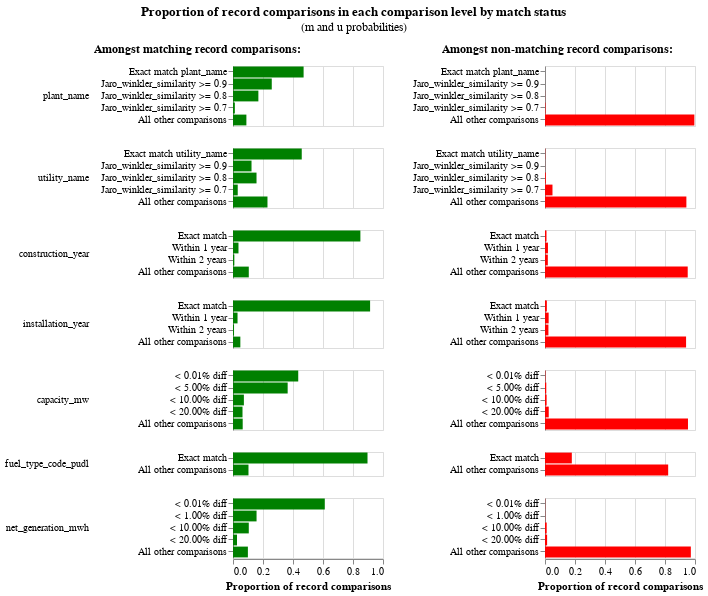

Notebook code for this chart:
### Code cell
linker.m_u_parameters_chart()

### Figure 1 — Vega-Lite specification as saved in the notebook (floating-point values rounded to 4 significant figures)
{"config": {"view": {"continuousWidth": 300, "continuousHeight": 300, "discreteHeight": 300, "discreteWidth": 400}, "header": {"title": null}, "title": {"anchor": "middle", "offset": 10}}, "hconcat": [{"mark": "bar", "encoding": {"color": {"value": "green"}, "row": {"field": "comparison_name", "header": {"labelAlign": "left", "labelAnchor": "middle", "labelAngle": 0}, "sort": {"field": "comparison_sort_order"}, "type": "nominal"}, "tooltip": [{"field": "m_probability_description", "title": "m probability description", "type": "nominal"}, {"field": "comparison_name", "title": "Comparison column name", "type": "nominal"}, {"field": "label_for_charts", "title": "Label", "type": "ordinal"}, {"field": "sql_condition", "title": "SQL condition", "type": "nominal"}, {"field": "m_probability", "format": ".4p", "title": "m probability", "type": "quantitative"}, {"field": "u_probability", "format": ".4p", "title": "u probability", "type": "quantitative"}, {"field": "bayes_factor", "format": ",.4f", "title": "Bayes factor = m/u", "type": "quantitative"}, {"field": "log2_bayes_factor", "format": ",.4f", "title": "Match weight = log2(m/u)", "type": "quantitative"}], "x": {"axis": {"title": "Proportion of record comparisons"}, "field": "m_probability", "type": "quantitative"}, "y": {"axis": {"title": null}, "field": "label_for_charts", "sort": {"field": "comparison_vector_value", "order": "descending"}, "type": "nominal"}}, "height": {"step": 12}, "resolve": {"scale": {"y": "independent"}}, "title": {"text": "Amongst matching record comparisons:", "fontSize": 12, "fontWeight": "bold"}, "transform": [{"filter": "(datum.bayes_factor != 'no-op filter due to vega lite issue 4680')"}], "width": 150}, {"mark": "bar", "encoding": {"color": {"value": "red"}, "row": {"field": "comparison_name", "header": {"labels": false}, "sort": {"field": "comparison_sort_order"}, "type": "nominal"}, "tooltip": [{"field": "u_probability_description", "title": "u probability description", "type": "nominal"}, {"field": "comparison_name", "title": "Comparison column name", "type": "nominal"}, {"field": "label_for_charts", "title": "Label", "type": "ordinal"}, {"field": "sql_condition", "title": "SQL condition", "type": "nominal"}, {"field": "m_probability", "format": ".4p", "title": "m probability", "type": "quantitative"}, {"field": "u_probability", "format": ".4p", "title": "u probability", "type": "quantitative"}, {"field": "bayes_factor", "format": ",.4f", "title": "Bayes factor = m/u", "type": "quantitative"}, {"field": "log2_bayes_factor", "format": ",.4f", "title": "Match weight = log2(m/u)", "type": "quantitative"}], "x": {"axis": {"title": "Proportion of record comparisons"}, "field": "u_probability", "type": "quantitative"}, "y": {"axis": {"title": null}, "field": "label_for_charts", "sort": {"field": "comparison_vector_value", "order": "descending"}, "type": "nominal"}}, "height": {"step": 12}, "resolve": {"scale": {"y": "independent"}}, "title": {"text": "Amongst non-matching record comparisons:", "fontSize": 12, "fontWeight": "bold"}, "transform": [{"filter": "(datum.bayes_factor != 'no-op filter2 due to vega lite issue 4680')"}], "width": 150}], "data": {"name": "data-1abca35d9b6db11a681ac2358dc1ac0c"}, "title": {"text": "Proportion of record comparisons in each comparison level by match status", "subtitle": "(m and u probabilities)"}, "$schema": "https://vega.github.io/schema/vega-lite/v5.9.3.json", "datasets": {"data-1abca35d9b6db11a681ac2358dc1ac0c": [{"comparison_name": "plant_name", "sql_condition": "\"plant_name_l\" = \"plant_name_r\"", "label_for_charts": "Exact match plant_name", "m_probability": 0.4707, "u_probability": 0.0001027, "m_probability_description": "Amongst matching record comparisons, 47.07% of records are in the exact match plant_name comparison level", "u_probability_description": "Amongst non-matching record comparisons, 0.01% of records are in the exact match plant_name comparison level", "has_tf_adjustments": false, "tf_adjustment_column": null, "tf_adjustment_weight": 1.0, "is_null_level": false, "bayes_factor": 4582.0, "log2_bayes_factor": 12.16, "comparison_vector_value": 4, "max_comparison_vector_value": 4, "bayes_factor_description": "If comparison level is `exact match plant_name` then comparison is 4,581.80 times more likely to be a match", "probability_two_random_records_match": 1.131e-06, "comparison_sort_order": 0}, {"comparison_name": "plant_name", "sql_condition": "jaro_winkler_similarity(\"plant_name_l\", \"plant_name_r\") >= 0.9", "label_for_charts": "Jaro_winkler_similarity >= 0.9", "m_probability": 0.2584, "u_probability": 0.0001273, "m_probability_description": "Amongst matching record comparisons, 25.84% of records are in the jaro_winkler_similarity >= 0.9 comparison level", "u_probability_description": "Amongst non-matching record comparisons, 0.01% of records are in the jaro_winkler_similarity >= 0.9 comparison level", "has_tf_adjustments": false, "tf_adjustment_column": null, "tf_adjustment_weight": 1.0, "is_null_level": false, "bayes_factor": 2029.0, "log2_bayes_factor": 10.99, "comparison_vector_value": 3, "max_comparison_vector_value": 4, "bayes_factor_description": "If comparison level is `jaro_winkler_similarity >= 0.9` then comparison is 2,029.42 times more likely to be a match", "probability_two_random_records_match": 1.131e-06, "comparison_sort_order": 0}, {"comparison_name": "plant_name", "sql_condition": "jaro_winkler_similarity(\"plant_name_l\", \"plant_name_r\") >= 0.8", "label_for_charts": "Jaro_winkler_similarity >= 0.8", "m_probability": 0.1692, "u_probability": 0.0007771, "m_probability_description": "Amongst matching record comparisons, 16.92% of records are in the jaro_winkler_similarity >= 0.8 comparison level", "u_probability_description": "Amongst non-matching record comparisons, 0.08% of records are in the jaro_winkler_similarity >= 0.8 comparison level", "has_tf_adjustments": false, "tf_adjustment_column": null, "tf_adjustment_weight": 1.0, "is_null_level": false, "bayes_factor": 217.7, "log2_bayes_factor": 7.766, "comparison_vector_value": 2, "max_comparison_vector_value": 4, "bayes_factor_description": "If comparison level is `jaro_winkler_similarity >= 0.8` then comparison is 217.68 times more likely to be a match", "probability_two_random_records_match": 1.131e-06, "comparison_sort_order": 0}, {"comparison_name": "plant_name", "sql_condition": "jaro_winkler_similarity(\"plant_name_l\", \"plant_name_r\") >= 0.7", "label_for_charts": "Jaro_winkler_similarity >= 0.7", "m_probability": 0.0124, "u_probability": 0.003276, "m_probability_description": "Amongst matching record comparisons, 1.24% of records are in the jaro_winkler_similarity >= 0.7 comparison level", "u_probability_description": "Amongst non-matching record comparisons, 0.33% of records are in the jaro_winkler_similarity >= 0.7 comparison level", "has_tf_adjustments": false, "tf_adjustment_column": null, "tf_adjustment_weight": 1.0, "is_null_level": false, "bayes_factor": 3.785, "log2_bayes_factor": 1.92, "comparison_vector_value": 1, "max_comparison_vector_value": 4, "bayes_factor_description": "If comparison level is `jaro_winkler_similarity >= 0.7` then comparison is 3.79 times more likely to be a match", "probability_two_random_records_match": 1.131e-06, "comparison_sort_order": 0}, {"comparison_name": "plant_name", "sql_condition": "ELSE", "label_for_charts": "All other comparisons", "m_probability": 0.08927, "u_probability": 0.9957, "m_probability_description": "Amongst matching record comparisons, 8.93% of records are in the all other comparisons comparison level", "u_probability_description": "Amongst non-matching record comparisons, 99.57% of records are in the all other comparisons comparison level", "has_tf_adjustments": false, "tf_adjustment_column": null, "tf_adjustment_weight": 1.0, "is_null_level": false, "bayes_factor": 0.08966, "log2_bayes_factor": -3.479, "comparison_vector_value": 0, "max_comparison_vector_value": 4, "bayes_factor_description": "If comparison level is `all other comparisons` then comparison is  11.15 times less likely to be a match", "probability_two_random_records_match": 1.131e-06, "comparison_sort_order": 0}, {"comparison_name": "utility_name", "sql_condition": "\"utility_name_l\" = \"utility_name_r\"", "label_for_charts": "Exact match utility_name", "m_probability": 0.4583, "u_probability": 0.00166, "m_probability_description": "Amongst matching record comparisons, 45.83% of records are in the exact match utility_name comparison level", "u_probability_description": "Amongst non-matching record comparisons, 0.17% of records are in the exact match utility_name comparison level", "has_tf_adjustments": true, "tf_adjustment_column": "utility_name", "tf_adjustment_weight": 1.0, "is_null_level": false, "bayes_factor": 276.0, "log2_bayes_factor": 8.109, "comparison_vector_value": 4, "max_comparison_vector_value": 4, "bayes_factor_description": "If comparison level is `exact match utility_name` then comparison is 276.02 times more likely to be a match", "probability_two_random_records_match": 1.131e-06, "comparison_sort_order": 1}, {"comparison_name": "utility_name", "sql_condition": "jaro_winkler_similarity(\"utility_name_l\", \"utility_name_r\") >= 0.9", "label_for_charts": "Jaro_winkler_similarity >= 0.9", "m_probability": 0.1235, "u_probability": 0.0006172, "m_probability_description": "Amongst matching record comparisons, 12.35% of records are in the jaro_winkler_similarity >= 0.9 comparison level", "u_probability_description": "Amongst non-matching record comparisons, 0.06% of records are in the jaro_winkler_similarity >= 0.9 comparison level", "has_tf_adjustments": false, "tf_adjustment_column": null, "tf_adjustment_weight": 1.0, "is_null_level": false, "bayes_factor": 200.0, "log2_bayes_factor": 7.644, "comparison_vector_value": 3, "max_comparison_vector_value": 4, "bayes_factor_description": "If comparison level is `jaro_winkler_similarity >= 0.9` then comparison is 200.05 times more likely to be a match", "probability_two_random_records_match": 1.131e-06, "comparison_sort_order": 1}, {"comparison_name": "utility_name", "sql_condition": "jaro_winkler_similarity(\"utility_name_l\", \"utility_name_r\") >= 0.8", "label_for_charts": "Jaro_winkler_similarity >= 0.8", "m_probability": 0.1568, "u_probability": 0.005322, "m_probability_description": "Amongst matching record comparisons, 15.68% of records are in the jaro_winkler_similarity >= 0.8 comparison level", "u_probability_description": "Amongst non-matching record comparisons, 0.53% of records are in the jaro_winkler_similarity >= 0.8 comparison level", "has_tf_adjustments": false, "tf_adjustment_column": null, "tf_adjustment_weight": 1.0, "is_null_level": false, "bayes_factor": 29.46, "log2_bayes_factor": 4.881, "comparison_vector_value": 2, "max_comparison_vector_value": 4, "bayes_factor_description": "If comparison level is `jaro_winkler_similarity >= 0.8` then comparison is 29.46 times more likely to be a match", "probability_two_random_records_match": 1.131e-06, "comparison_sort_order": 1}, {"comparison_name": "utility_name", "sql_condition": "jaro_winkler_similarity(\"utility_name_l\", \"utility_name_r\") >= 0.7", "label_for_charts": "Jaro_winkler_similarity >= 0.7", "m_probability": 0.03156, "u_probability": 0.04986, "m_probability_description": "Amongst matching record comparisons, 3.16% of records are in the jaro_winkler_similarity >= 0.7 comparison level", "u_probability_description": "Amongst non-matching record comparisons, 4.99% of records are in the jaro_winkler_similarity >= 0.7 comparison level", "has_tf_adjustments": false, "tf_adjustment_column": null, "tf_adjustment_weight": 1.0, "is_null_level": false, "bayes_factor": 0.633, "log2_bayes_factor": -0.6597, "comparison_vector_value": 1, "max_comparison_vector_value": 4, "bayes_factor_description": "If comparison level is `jaro_winkler_similarity >= 0.7` then comparison is  1.58 times less likely to be a match", "probability_two_random_records_match": 1.131e-06, "comparison_sort_order": 1}, {"comparison_name": "utility_name", "sql_condition": "ELSE", "label_for_charts": "All other comparisons", "m_probability": 0.2299, "u_probability": 0.9425, "m_probability_description": "Amongst matching record comparisons, 22.99% of records are in the all other comparisons comparison level", "u_probability_description": "Amongst non-matching record comparisons, 94.25% of records are in the all other comparisons comparison level", "has_tf_adjustments": false, "tf_adjustment_column": null, "tf_adjustment_weight": 1.0, "is_null_level": false, "bayes_factor": 0.2439, "log2_bayes_factor": -2.036, "comparison_vector_value": 0, "max_comparison_vector_value": 4, "bayes_factor_description": "If comparison level is `all other comparisons` then comparison is  4.10 times less likely to be a match", "probability_two_random_records_match": 1.131e-06, "comparison_sort_order": 1}, {"comparison_name": "construction_year", "sql_condition": "\"construction_year_l\" = \"construction_year_r\"", "label_for_charts": "Exact match", "m_probability": 0.8493, "u_probability": 0.009962, "m_probability_description": "Amongst matching record comparisons, 84.93% of records are in the exact match comparison level", "u_probability_description": "Amongst non-matching record comparisons, 1.00% of records are in the exact match comparison level", "has_tf_adjustments": false, "tf_adjustment_column": null, "tf_adjustment_weight": 1.0, "is_null_level": false, "bayes_factor": 85.25, "log2_bayes_factor": 6.414, "comparison_vector_value": 3, "max_comparison_vector_value": 3, "bayes_factor_description": "If comparison level is `exact match` then comparison is 85.25 times more likely to be a match", "probability_two_random_records_match": 1.131e-06, "comparison_sort_order": 2}, {"comparison_name": "construction_year", "sql_condition": "\n            abs(date_diff('year', \"construction_year_l\",\n              \"construction_year_r\")) <= 1\n        ", "label_for_charts": "Within 1 year", "m_probability": 0.03654, "u_probability": 0.01971, "m_probability_description": "Amongst matching record comparisons, 3.65% of records are in the within 1 year comparison level", "u_probability_description": "Amongst non-matching record comparisons, 1.97% of records are in the within 1 year comparison level", "has_tf_adjustments": false, "tf_adjustment_column": null, "tf_adjustment_weight": 1.0, "is_null_level": false, "bayes_factor": 1.854, "log2_bayes_factor": 0.8904, "comparison_vector_value": 2, "max_comparison_vector_value": 3, "bayes_factor_description": "If comparison level is `within 1 year` then comparison is 1.85 times more likely to be a match", "probability_two_random_records_match": 1.131e-06, "comparison_sort_order": 2}, {"comparison_name": "construction_year", "sql_condition": "\n            abs(date_diff('year', \"construction_year_l\",\n              \"construction_year_r\")) <= 2\n        ", "label_for_charts": "Within 2 years", "m_probability": 0.008913, "u_probability": 0.01888, "m_probability_description": "Amongst matching record comparisons, 0.89% of records are in the within 2 years comparison level", "u_probability_description": "Amongst non-matching record comparisons, 1.89% of records are in the within 2 years comparison level", "has_tf_adjustments": false, "tf_adjustment_column": null, "tf_adjustment_weight": 1.0, "is_null_level": false, "bayes_factor": 0.472, "log2_bayes_factor": -1.083, "comparison_vector_value": 1, "max_comparison_vector_value": 3, "bayes_factor_description": "If comparison level is `within 2 years` then comparison is  2.12 times less likely to be a match", "probability_two_random_records_match": 1.131e-06, "comparison_sort_order": 2}, {"comparison_name": "construction_year", "sql_condition": "ELSE", "label_for_charts": "All other comparisons", "m_probability": 0.1053, "u_probability": 0.9514, "m_probability_description": "Amongst matching record comparisons, 10.53% of records are in the all other comparisons comparison level", "u_probability_description": "Amongst non-matching record comparisons, 95.14% of records are in the all other comparisons comparison level", "has_tf_adjustments": false, "tf_adjustment_column": null, "tf_adjustment_weight": 1.0, "is_null_level": false, "bayes_factor": 0.1107, "log2_bayes_factor": -3.176, "comparison_vector_value": 0, "max_comparison_vector_value": 3, "bayes_factor_description": "If comparison level is `all other comparisons` then comparison is  9.04 times less likely to be a match", "probability_two_random_records_match": 1.131e-06, "comparison_sort_order": 2}, {"comparison_name": "installation_year", "sql_condition": "\"installation_year_l\" = \"installation_year_r\"", "label_for_charts": "Exact match", "m_probability": 0.914, "u_probability": 0.01234, "m_probability_description": "Amongst matching record comparisons, 91.40% of records are in the exact match comparison level", "u_probability_description": "Amongst non-matching record comparisons, 1.23% of records are in the exact match comparison level", "has_tf_adjustments": false, "tf_adjustment_column": null, "tf_adjustment_weight": 1.0, "is_null_level": false, "bayes_factor": 74.05, "log2_bayes_factor": 6.21, "comparison_vector_value": 3, "max_comparison_vector_value": 3, "bayes_factor_description": "If comparison level is `exact match` then comparison is 74.05 times more likely to be a match", "probability_two_random_records_match": 1.131e-06, "comparison_sort_order": 3}, {"comparison_name": "installation_year", "sql_condition": "\n            abs(date_diff('year', \"installation_year_l\",\n              \"installation_year_r\")) <= 1\n        ", "label_for_charts": "Within 1 year", "m_probability": 0.03023, "u_probability": 0.02433, "m_probability_description": "Amongst matching record comparisons, 3.02% of records are in the within 1 year comparison level", "u_probability_description": "Amongst non-matching record comparisons, 2.43% of records are in the within 1 year comparison level", "has_tf_adjustments": false, "tf_adjustment_column": null, "tf_adjustment_weight": 1.0, "is_null_level": false, "bayes_factor": 1.242, "log2_bayes_factor": 0.3129, "comparison_vector_value": 2, "max_comparison_vector_value": 3, "bayes_factor_description": "If comparison level is `within 1 year` then comparison is 1.24 times more likely to be a match", "probability_two_random_records_match": 1.131e-06, "comparison_sort_order": 3}, {"comparison_name": "installation_year", "sql_condition": "\n            abs(date_diff('year', \"installation_year_l\",\n              \"installation_year_r\")) <= 2\n        ", "label_for_charts": "Within 2 years", "m_probability": 0.006847, "u_probability": 0.02279, "m_probability_description": "Amongst matching record comparisons, 0.68% of records are in the within 2 years comparison level", "u_probability_description": "Amongst non-matching record comparisons, 2.28% of records are in the within 2 years comparison level", "has_tf_adjustments": false, "tf_adjustment_column": null, "tf_adjustment_weight": 1.0, "is_null_level": false, "bayes_factor": 0.3004, "log2_bayes_factor": -1.735, "comparison_vector_value": 1, "max_comparison_vector_value": 3, "bayes_factor_description": "If comparison level is `within 2 years` then comparison is  3.33 times less likely to be a match", "probability_two_random_records_match": 1.131e-06, "comparison_sort_order": 3}, {"comparison_name": "installation_year", "sql_condition": "ELSE", "label_for_charts": "All other comparisons", "m_probability": 0.04896, "u_probability": 0.9405, "m_probability_description": "Amongst matching record comparisons, 4.90% of records are in the all other comparisons comparison level", "u_probability_description": "Amongst non-matching record comparisons, 94.05% of records are in the all other comparisons comparison level", "has_tf_adjustments": false, "tf_adjustment_column": null, "tf_adjustment_weight": 1.0, "is_null_level": false, "bayes_factor": 0.05206, "log2_bayes_factor": -4.264, "comparison_vector_value": 0, "max_comparison_vector_value": 3, "bayes_factor_description": "If comparison level is `all other comparisons` then comparison is  19.21 times less likely to be a match", "probability_two_random_records_match": 1.131e-06, "comparison_sort_order": 3}, {"comparison_name": "capacity_mw", "sql_condition": "(abs(\"capacity_mw_l\" - \"capacity_mw_r\")/\n            (case\n                when \"capacity_mw_r\" > \"capacity_mw_l\"\n                then \"capacity_mw_r\"\n                else \"capacity_mw_l\"\n            end))\n            < 0.0001", "label_for_charts": "< 0.01% diff", "m_probability": 0.4349, "u_probability": 0.002503, "m_probability_description": "Amongst matching record comparisons, 43.49% of records are in the < 0.01% diff comparison level", "u_probability_description": "Amongst non-matching record comparisons, 0.25% of records are in the < 0.01% diff comparison level", "has_tf_adjustments": false, "tf_adjustment_column": null, "tf_adjustment_weight": 1.0, "is_null_level": false, "bayes_factor": 173.8, "log2_bayes_factor": 7.441, "comparison_vector_value": 4, "max_comparison_vector_value": 4, "bayes_factor_description": "If comparison level is `< 0.01% diff` then comparison is 173.78 times more likely to be a match", "probability_two_random_records_match": 1.131e-06, "comparison_sort_order": 4}, {"comparison_name": "capacity_mw", "sql_condition": "(abs(\"capacity_mw_l\" - \"capacity_mw_r\")/\n            (case\n                when \"capacity_mw_r\" > \"capacity_mw_l\"\n                then \"capacity_mw_r\"\n                else \"capacity_mw_l\"\n            end))\n            < 0.05", "label_for_charts": "< 5.00% diff", "m_probability": 0.3644, "u_probability": 0.008565, "m_probability_description": "Amongst matching record comparisons, 36.44% of records are in the < 5.00% diff comparison level", "u_probability_description": "Amongst non-matching record comparisons, 0.86% of records are in the < 5.00% diff comparison level", "has_tf_adjustments": false, "tf_adjustment_column": null, "tf_adjustment_weight": 1.0, "is_null_level": false, "bayes_factor": 42.55, "log2_bayes_factor": 5.411, "comparison_vector_value": 3, "max_comparison_vector_value": 4, "bayes_factor_description": "If comparison level is `< 5.00% diff` then comparison is 42.55 times more likely to be a match", "probability_two_random_records_match": 1.131e-06, "comparison_sort_order": 4}, {"comparison_name": "capacity_mw", "sql_condition": "(abs(\"capacity_mw_l\" - \"capacity_mw_r\")/\n            (case\n                when \"capacity_mw_r\" > \"capacity_mw_l\"\n                then \"capacity_mw_r\"\n                else \"capacity_mw_l\"\n            end))\n            < 0.1", "label_for_charts": "< 10.00% diff", "m_probability": 0.07256, "u_probability": 0.01075, "m_probability_description": "Amongst matching record comparisons, 7.26% of records are in the < 10.00% diff comparison level", "u_probability_description": "Amongst non-matching record comparisons, 1.07% of records are in the < 10.00% diff comparison level", "has_tf_adjustments": false, "tf_adjustment_column": null, "tf_adjustment_weight": 1.0, "is_null_level": false, "bayes_factor": 6.753, "log2_bayes_factor": 2.755, "comparison_vector_value": 2, "max_comparison_vector_value": 4, "bayes_factor_description": "If comparison level is `< 10.00% diff` then comparison is 6.75 times more likely to be a match", "probability_two_random_records_match": 1.131e-06, "comparison_sort_order": 4}, {"comparison_name": "capacity_mw", "sql_condition": "(abs(\"capacity_mw_l\" - \"capacity_mw_r\")/\n            (case\n                when \"capacity_mw_r\" > \"capacity_mw_l\"\n                then \"capacity_mw_r\"\n                else \"capacity_mw_l\"\n            end))\n            < 0.2", "label_for_charts": "< 20.00% diff", "m_probability": 0.0634, "u_probability": 0.02495, "m_probability_description": "Amongst matching record comparisons, 6.34% of records are in the < 20.00% diff comparison level", "u_probability_description": "Amongst non-matching record comparisons, 2.49% of records are in the < 20.00% diff comparison level", "has_tf_adjustments": false, "tf_adjustment_column": null, "tf_adjustment_weight": 1.0, "is_null_level": false, "bayes_factor": 2.541, "log2_bayes_factor": 1.346, "comparison_vector_value": 1, "max_comparison_vector_value": 4, "bayes_factor_description": "If comparison level is `< 20.00% diff` then comparison is 2.54 times more likely to be a match", "probability_two_random_records_match": 1.131e-06, "comparison_sort_order": 4}, {"comparison_name": "capacity_mw", "sql_condition": "ELSE", "label_for_charts": "All other comparisons", "m_probability": 0.06469, "u_probability": 0.9532, "m_probability_description": "Amongst matching record comparisons, 6.47% of records are in the all other comparisons comparison level", "u_probability_description": "Amongst non-matching record comparisons, 95.32% of records are in the all other comparisons comparison level", "has_tf_adjustments": false, "tf_adjustment_column": null, "tf_adjustment_weight": 1.0, "is_null_level": false, "bayes_factor": 0.06786, "log2_bayes_factor": -3.881, "comparison_vector_value": 0, "max_comparison_vector_value": 4, "bayes_factor_description": "If comparison level is `all other comparisons` then comparison is  14.74 times less likely to be a match", "probability_two_random_records_match": 1.131e-06, "comparison_sort_order": 4}, {"comparison_name": "fuel_type_code_pudl", "sql_condition": "\"fuel_type_code_pudl_l\" = \"fuel_type_code_pudl_r\"", "label_for_charts": "Exact match", "m_probability": 0.8968, "u_probability": 0.1788, "m_probability_description": "Amongst matching record comparisons, 89.68% of records are in the exact match comparison level", "u_probability_description": "Amongst non-matching record comparisons, 17.88% of records are in the exact match comparison level", "has_tf_adjustments": true, "tf_adjustment_column": "fuel_type_code_pudl", "tf_adjustment_weight": 1.0, "is_null_level": false, "bayes_factor": 5.015, "log2_bayes_factor": 2.326, "comparison_vector_value": 1, "max_comparison_vector_value": 1, "bayes_factor_description": "If comparison level is `exact match` then comparison is 5.02 times more likely to be a match", "probability_two_random_records_match": 1.131e-06, "comparison_sort_order": 5}, {"comparison_name": "fuel_type_code_pudl", "sql_condition": "ELSE", "label_for_charts": "All other comparisons", "m_probability": 0.1032, "u_probability": 0.8212, "m_probability_description": "Amongst matching record comparisons, 10.32% of records are in the all other comparisons comparison level", "u_probability_description": "Amongst non-matching record comparisons, 82.12% of records are in the all other comparisons comparison level", "has_tf_adjustments": false, "tf_adjustment_column": null, "tf_adjustment_weight": 1.0, "is_null_level": false, "bayes_factor": 0.1257, "log2_bayes_factor": -2.992, "comparison_vector_value": 0, "max_comparison_vector_value": 1, "bayes_factor_description": "If comparison level is `all other comparisons` then comparison is  7.95 times less likely to be a match", "probability_two_random_records_match": 1.131e-06, "comparison_sort_order": 5}, {"comparison_name": "net_generation_mwh", "sql_condition": "(abs(\"net_generation_mwh_l\" - \"net_generation_mwh_r\")/\n            (case\n                when \"net_generation_mwh_r\" > \"net_generation_mwh_l\"\n                then \"net_generation_mwh_r\"\n                else \"net_generation_mwh_l\"\n            end))\n            < 0.0001", "label_for_charts": "< 0.01% diff", "m_probability": 0.6119, "u_probability": 0.001166, "m_probability_description": "Amongst matching record comparisons, 61.19% of records are in the < 0.01% diff comparison level", "u_probability_description": "Amongst non-matching record comparisons, 0.12% of records are in the < 0.01% diff comparison level", "has_tf_adjustments": false, "tf_adjustment_column": null, "tf_adjustment_weight": 1.0, "is_null_level": false, "bayes_factor": 525.0, "log2_bayes_factor": 9.036, "comparison_vector_value": 4, "max_comparison_vector_value": 4, "bayes_factor_description": "If comparison level is `< 0.01% diff` then comparison is 525.00 times more likely to be a match", "probability_two_random_records_match": 1.131e-06, "comparison_sort_order": 6}, {"comparison_name": "net_generation_mwh", "sql_condition": "(abs(\"net_generation_mwh_l\" - \"net_generation_mwh_r\")/\n            (case\n                when \"net_generation_mwh_r\" > \"net_generation_mwh_l\"\n                then \"net_generation_mwh_r\"\n                else \"net_generation_mwh_l\"\n            end))\n            < 0.01", "label_for_charts": "< 1.00% diff", "m_probability": 0.157, "u_probability": 0.001198, "m_probability_description": "Amongst matching record comparisons, 15.70% of records are in the < 1.00% diff comparison level", "u_probability_description": "Amongst non-matching record comparisons, 0.12% of records are in the < 1.00% diff comparison level", "has_tf_adjustments": false, "tf_adjustment_column": null, "tf_adjustment_weight": 1.0, "is_null_level": false, "bayes_factor": 131.1, "log2_bayes_factor": 7.034, "comparison_vector_value": 3, "max_comparison_vector_value": 4, "bayes_factor_description": "If comparison level is `< 1.00% diff` then comparison is 131.09 times more likely to be a match", "probability_two_random_records_match": 1.131e-06, "comparison_sort_order": 6}, {"comparison_name": "net_generation_mwh", "sql_condition": "(abs(\"net_generation_mwh_l\" - \"net_generation_mwh_r\")/\n            (case\n                when \"net_generation_mwh_r\" > \"net_generation_mwh_l\"\n                then \"net_generation_mwh_r\"\n                else \"net_generation_mwh_l\"\n            end))\n            < 0.1", "label_for_charts": "< 10.00% diff", "m_probability": 0.1052, "u_probability": 0.01133, "m_probability_description": "Amongst matching record comparisons, 10.52% of records are in the < 10.00% diff comparison level", "u_probability_description": "Amongst non-matching record comparisons, 1.13% of records are in the < 10.00% diff comparison level", "has_tf_adjustments": false, "tf_adjustment_column": null, "tf_adjustment_weight": 1.0, "is_null_level": false, "bayes_factor": 9.285, "log2_bayes_factor": 3.215, "comparison_vector_value": 2, "max_comparison_vector_value": 4, "bayes_factor_description": "If comparison level is `< 10.00% diff` then comparison is 9.28 times more likely to be a match", "probability_two_random_records_match": 1.131e-06, "comparison_sort_order": 6}, {"comparison_name": "net_generation_mwh", "sql_condition": "(abs(\"net_generation_mwh_l\" - \"net_generation_mwh_r\")/\n            (case\n                when \"net_generation_mwh_r\" > \"net_generation_mwh_l\"\n                then \"net_generation_mwh_r\"\n                else \"net_generation_mwh_l\"\n            end))\n            < 0.2", "label_for_charts": "< 20.00% diff", "m_probability": 0.02653, "u_probability": 0.01406, "m_probability_description": "Amongst matching record comparisons, 2.65% of records are in the < 20.00% diff comparison level", "u_probability_description": "Amongst non-matching record comparisons, 1.41% of records are in the < 20.00% diff comparison level", "has_tf_adjustments": false, "tf_adjustment_column": null, "tf_adjustment_weight": 1.0, "is_null_level": false, "bayes_factor": 1.887, "log2_bayes_factor": 0.916, "comparison_vector_value": 1, "max_comparison_vector_value": 4, "bayes_factor_description": "If comparison level is `< 20.00% diff` then comparison is 1.89 times more likely to be a match", "probability_two_random_records_match": 1.131e-06, "comparison_sort_order": 6}, {"comparison_name": "net_generation_mwh", "sql_condition": "ELSE", "label_for_charts": "All other comparisons", "m_probability": 0.09929, "u_probability": 0.9722, "m_probability_description": "Amongst matching record comparisons, 9.93% of records are in the all other comparisons comparison level", "u_probability_description": "Amongst non-matching record comparisons, 97.22% of records are in the all other comparisons comparison level", "has_tf_adjustments": false, "tf_adjustment_column": null, "tf_adjustment_weight": 1.0, "is_null_level": false, "bayes_factor": 0.1021, "log2_bayes_factor": -3.292, "comparison_vector_value": 0, "max_comparison_vector_value": 4, "bayes_factor_description": "If comparison level is `all other comparisons` then comparison is  9.79 times less likely to be a match", "probability_two_random_records_match": 1.131e-06, "comparison_sort_order": 6}]}}
